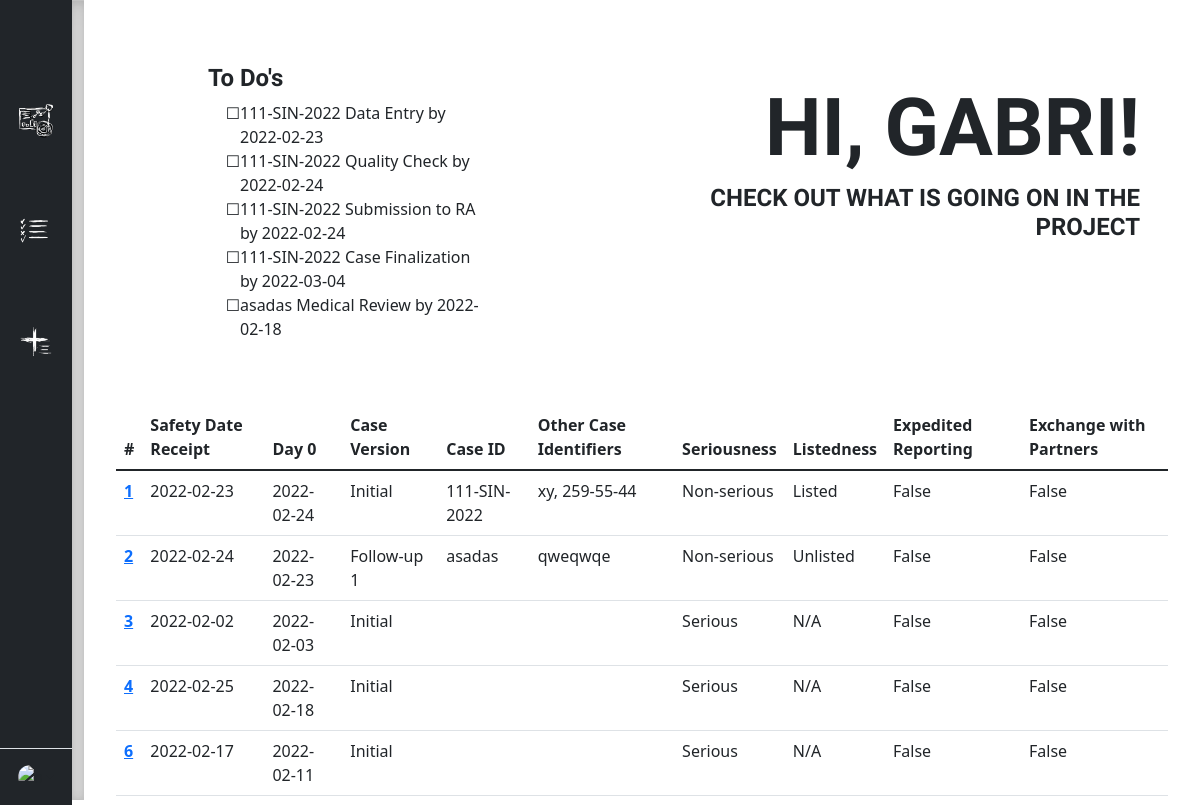
The page /dashboard (signed in) on the database its author committed.
### main.py (models this page shows)
class Task(UserMixin, db.Model):
    __tablename__ = "task"
    id = db.Column(db.Integer, primary_key=True, nullable=False)
    taskowner_id = db.Column(db.Integer, db.ForeignKey("user.id"))
    report_id = db.Column(db.Integer, db.ForeignKey("report.id"))
    task_name = db.Column(db.String(500), nullable=True)
    due_date = db.Column(db.Date, nullable=True)
    completed = db.Column(db.Boolean(), nullable=True)
    task_comments = db.Column(db.String(500), nullable=True)

class Report(UserMixin, db.Model):
    __tablename__ = "report"
    id = db.Column(db.Integer, primary_key=True, nullable=False)
    date_received = db.Column(db.Date, nullable=True)
    day_zero = db.Column(db.Date, nullable=True)
    case_id = db.Column(db.String(250), nullable=True)
    case_version = db.Column(db.String(250), nullable=True)
    other_case_id = db.Column(db.String(250), nullable=True)
    serious = db.Column(db.String(250), nullable=True)
    listed = db.Column(db.String(250), nullable=True)
    expedited = db.Column(db.Boolean, nullable=True)
    exchange = db.Column(db.Boolean, nullable=True)
    comments = db.Column(db.String(500), nullable=True)
    report_tasks = db.relationship("Task", backref="report")

class User(UserMixin, db.Model):
    __tablename__ = "user"
    id = db.Column(db.Integer, primary_key=True)
    username = db.Column(db.String(250), unique=True, nullable=False)
    password = db.Column(db.String(500), nullable=False)
    email = db.Column(db.String(250), unique=True, nullable=False)
    user_tasks = db.relationship("Task", backref='taskowner')

### main.py (the view)
@app.route("/dashboard")
@login_required
def dashboard():
    reports_table = Report.query.all()
    user_todos = Task.query.filter_by(taskowner_id=current_user.id).all()
    return render_template("dashboard.html", reports=reports_table, user_todos=user_todos)

### main.py (called while the page is built)
@login_manager.user_loader
def load_user(user_id):
    return User.query.get(int(user_id))

### templates/dashboard.html (shortened to what this page needs)
<!DOCTYPE html>
<html lang="en">
<head>
    <link href="https://cdn.jsdelivr.net/npm/bootstrap@5.1.3/dist/css/bootstrap.min.css" rel="stylesheet">
    <link rel="stylesheet" href="/static/css/dashboard_style.css">
</head>
<body>
    <main>
    <div class="d-flex flex-column flex-shrink-0 bg-dark" style="width: 4.5rem">
        <a href="/" class="d-block p-3 link-dark text-decoration-none" title="" data-bs-toggle="tooltip" data-bs-placement="right" data-bs-original-title="Icon-only">
          <svg class="bi" width="40" height="32"><use xlink:href="#bootstrap"></use></svg>
        </a>
        <ul class="nav nav-pills nav-flush flex-column mb-auto text-center">
          <li class="nav-item">
            <a href="{{ url_for('dashboard') }}" class="nav-link py-3" title="Dashboard" data-bs-toggle="tooltip" data-bs-placement="right" data-bs-original-title="Home">
              <img class="bi" width="34" height="34" src="/static/images/dashboard1.png" alt="Dashboard"></img>
            </a>
          </li>
          <li class="nav-item">
            <a href="{{ url_for('task_list') }}" class="nav-link py-3" title="Task List" data-bs-toggle="tooltip" data-bs-placement="right" data-bs-original-title="Task list">
                <img class="bi" width="34" height="34" src="/static/images/task_list.png" alt="Task List"></img>
            </a>
          </li>
          <li class="nav-item">
            <a href="{{ url_for('new_report') }}" class="nav-link py-3" title="New Report" data-bs-toggle="tooltip" data-bs-placement="right" data-bs-original-title="New Report">
                <img class="bi" width="34" height="34" src="/static/images/new_report.png" alt="Add Report"></img>
            </a>
          </li>
        </ul>
        <div class="dropdown border-top">
          <a href="#" class="d-flex align-items-center justify-content-center p-3 link-dark text-decoration-none dropdown-toggle" id="dropdownUser3" data-bs-toggle="dropdown" aria-expanded="false">
            <img src="https://github.com/mdo.png" alt="mdo" width="24" height="24" class="rounded-circle">
          </a>
        </div>
      </div>
      <div class="b-example-divider"></div>
      <div class="container-fluid p-0" >
        <div class="row w-100 m-0">
            <div class="col-5">
                <div class="dashboard-todo">
                <h2>To Do's</h2>
                <ul style="list-style-type:'☐';">
                    {% for todo in user_todos %}
                      <li>  {{ todo.report.case_id}} {{ todo.task_name }} by {{ todo.due_date }}</li>
                    {% endfor %}
                </ul>
                </div>
            </div>
            <div class="col-7">
                <div class="dashboard-text justify-content-center">
                <h1>HI, {{ current_user.username | upper }}!</h1>
                <h2>CHECK OUT WHAT IS GOING ON IN THE PROJECT</h2>
                </div>
            </div>
        </div>
        <div class="row w-100 m-0">
            <div class="col-12">
                <div class="dashboard-table">
                <table class="table table-hover table-responsive tableFixHead" >
                    <thead>
                        <tr>
                          <th scope="col">#</th>
                          <th scope="col">Safety Date Receipt</th>
                          <th scope="col">Day 0</th>
                          <th scope="col">Case Version</th>
                          <th scope="col">Case ID</th>
                          <th scope="col">Other Case Identifiers</th>
                          <th scope="col">Seriousness</th>
                          <th scope="col">Listedness</th>
                          <th scope="col">Expedited Reporting</th>
                          <th scope="col">Exchange with Partners</th>
                        </tr>
                      </thead>
                      <tbody>
                        {% for report in reports %}
                        <tr>
                            <th scope="row"><a href="{{ url_for('report', id=report.id ) }}">{{ report.id }}</a></th>
                            <td>{{ report.date_received }}</td>
                            <td>{{ report.day_zero }}</td>
                            <td>{{ report.case_version }}</td>
                            <td>{{ report.case_id }}</td>
                            <td>{{ report.other_case_id }}</td>
                            <td>{{ report.serious }}</td>
                            <td>{{ report.listed }}</td>
                            <td>{{ report.expedited }}</td>
                            <td>{{ report.exchange }}</td>
                        </tr>
                        {% endfor %}
                      </tbody>
                </table>
                </div>
            </div>
        </div>
      </div>
    </main>
</body>
</html>

### static/css/dashboard_style.css (style rules this page uses)
body { min-height: 100vh; min-height: -webkit-fill-available; overflow-y: hidden; }
html { height: -webkit-fill-available; }
main { display: flex; flex-wrap: nowrap; height: 100vh; height: -webkit-fill-available; overflow-x: auto; overflow-y: hidden; }
h1 { font-family: 'Spartan', sans-serif; font-weight: 900; font-size: 5rem; }
h2 { font-family: 'Spartan', sans-serif; font-weight: 700; font-size: 1.5rem; }
.b-example-divider { flex-shrink: 0; width: 0.75rem; height: 100vh; background-color: rgba(0, 0, 0, .1); border: solid rgba(0, 0, 0, .15); border-width: 1px 0; box-shadow: inset 0 .5em 1.5em rgba(0, 0, 0, .1), inset 0 .125em .5em rgba(0, 0, 0, .15); }
.bi { vertical-align: -.125em; pointer-events: none; fill: #FFF; }
.dropdown-toggle { outline: 0; }
.nav-flush .nav-link { border-radius: 0; }
.nav-item { margin: 20px 0 20px; }
.dashboard-text { text-align: right; padding: 5rem 3rem 5rem 6rem; }
.dashboard-table { padding: 0px 20px 20px 20px; height: 400px; overflow: auto; }
.dashboard-todo { padding: 4rem 3rem 3rem 7rem; }
.tableFixHead thead th { position: sticky; top: 0; background-color: white; }

### rows shown on the page
Task: report.case_id "111-SIN-2022", task_name "Data Entry", due_date "2022-02-23"
Task: report.case_id "111-SIN-2022", task_name "Quality Check", due_date "2022-02-24"
Task: report.case_id "111-SIN-2022", task_name "Submission to RA", due_date "2022-02-24"
Task: report.case_id "111-SIN-2022", task_name "Case Finalization", due_date "2022-03-04"
Task: report.case_id "asadas", task_name "Medical Review", due_date "2022-02-18"
User: username "GABRI"
Report: id "1", date_received "2022-02-23", day_zero "2022-02-24", case_version "Initial", case_id "111-SIN-2022", other_case_id "xy, 259-55-44", serious "Non-serious", listed "Listed", expedited "False", exchange "False"
Report: id "2", date_received "2022-02-24", day_zero "2022-02-23", case_version "Follow-up 1", case_id "asadas", other_case_id "qweqwqe", serious "Non-serious", listed "Unlisted", expedited "False", exchange "False"
Report: id "3", date_received "2022-02-02", day_zero "2022-02-03", case_version "Initial", serious "Serious", listed "N/A", expedited "False", exchange "False"
Report: id "4", date_received "2022-02-25", day_zero "2022-02-18", case_version "Initial", serious "Serious", listed "N/A", expedited "False", exchange "False"
Report: id "6", date_received "2022-02-17", day_zero "2022-02-11", case_version "Initial", serious "Serious", listed "N/A", expedited "False", exchange "False"
